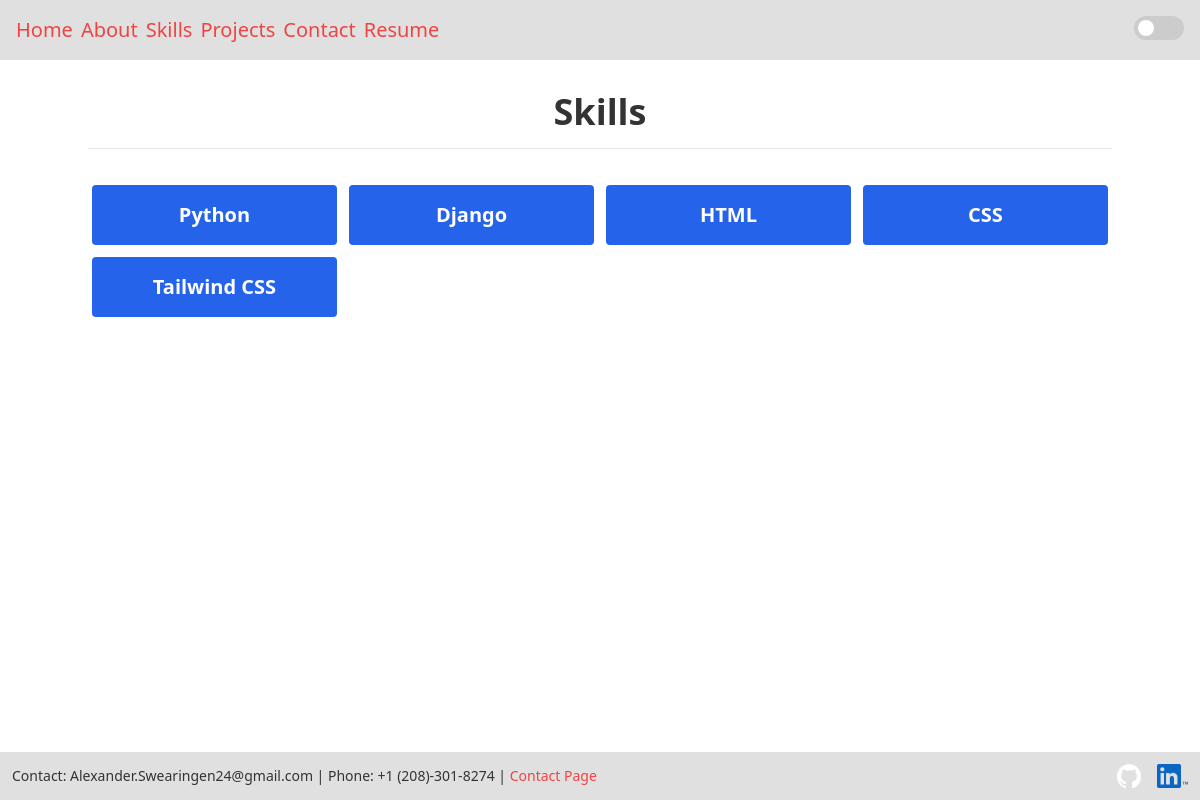
The app's page /skill/, older data.
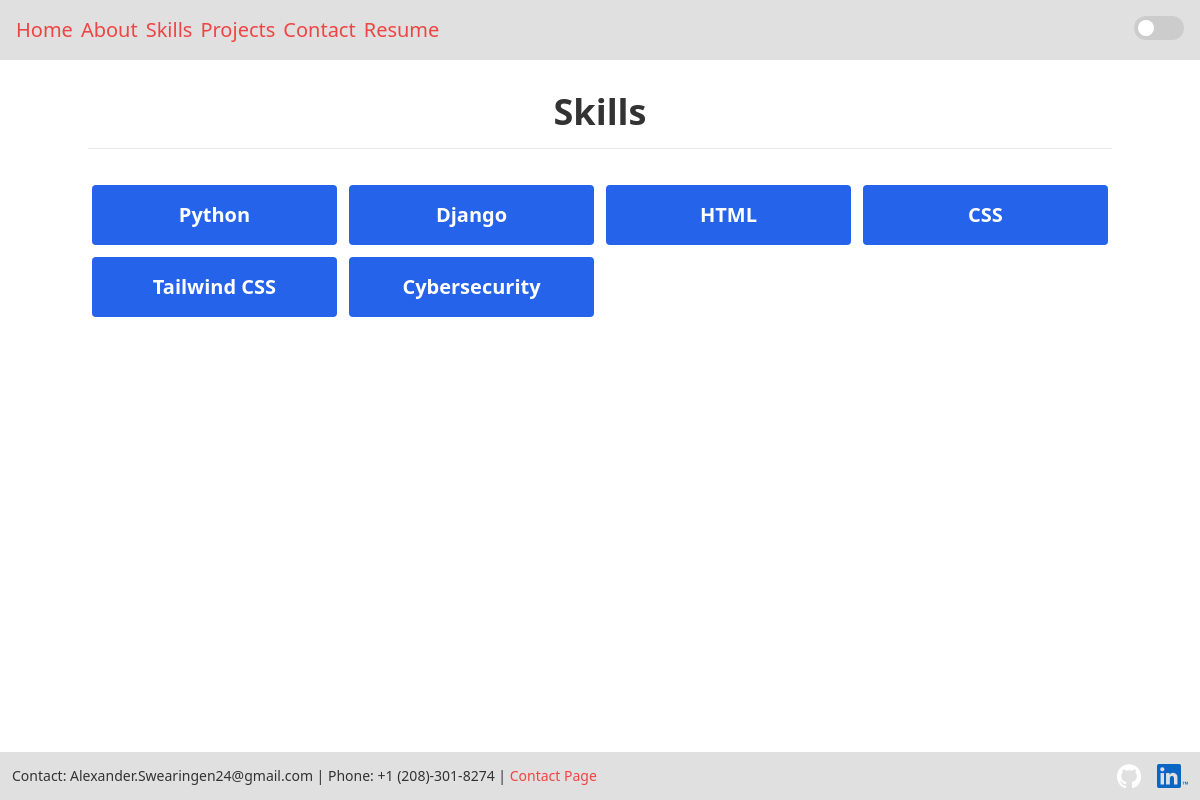
The same page, newer data.
### portfo/models.py (models this page shows, shortened)
class Skill(models.Model):
    FIELD = (
        ("web development", "Web Development"),
        ("automation", "Automation"),
        ("artifiacl intelligence", "Artifiacl Intelligence"),
        ("cyber security", "Cyber Security"),
    )
    name = models.CharField(max_length=50)
    description = models.TextField(blank=True, null=True)
    field = models.CharField(
        max_length=100, choices=FIELD, blank=True, null=True)
    langsymbol = models.ImageField(
        upload_to='lang_symbol', blank=True, null=True)
    cert = models.FileField(upload_to='certs', blank=True, null=True)

### portfo/views.py (the view)
# urls.py: path('skill/', skill_view, name='skill'),
def skill_view(request):
    skills = Skill.objects.all()
    context = {
        'skills': skills
    }
    return render(request, 'portfo/skill_view.html', context)

### portfo/templates/portfo/skill_view.html (shortened to what this page needs)
{% extends "portfo/_base.html" %}
{% block content %}
    <header class="text-center">
        <h1 class="text-4xl font-bold mb-4">Skills</h1>
        <hr>
    </header>
    <section class="grid grid-cols-1 sm:grid-cols-2 md:grid-cols-3 lg:grid-cols-4 xl:grid-cols-5 gap-1 mt-8">
        {% for skill in skills %}
            <a href="{% url 'skill-detail' skill.pk  %}">
                <div class="text-center bg-blue-600 p-4 m-1 text-white rounded hover:shadow-2xl hover:cursor-pointer hover:bg-red-500 hover:text-white">
                    <h3 class="text-xl font-bold">{{ skill.name }}</h3>
                </div>
            </a>
        {% endfor %}
    </section>
{% endblock content %}

Row changes from the older to the newer data that the page shows:
added Skill: name "Cybersecurity"
